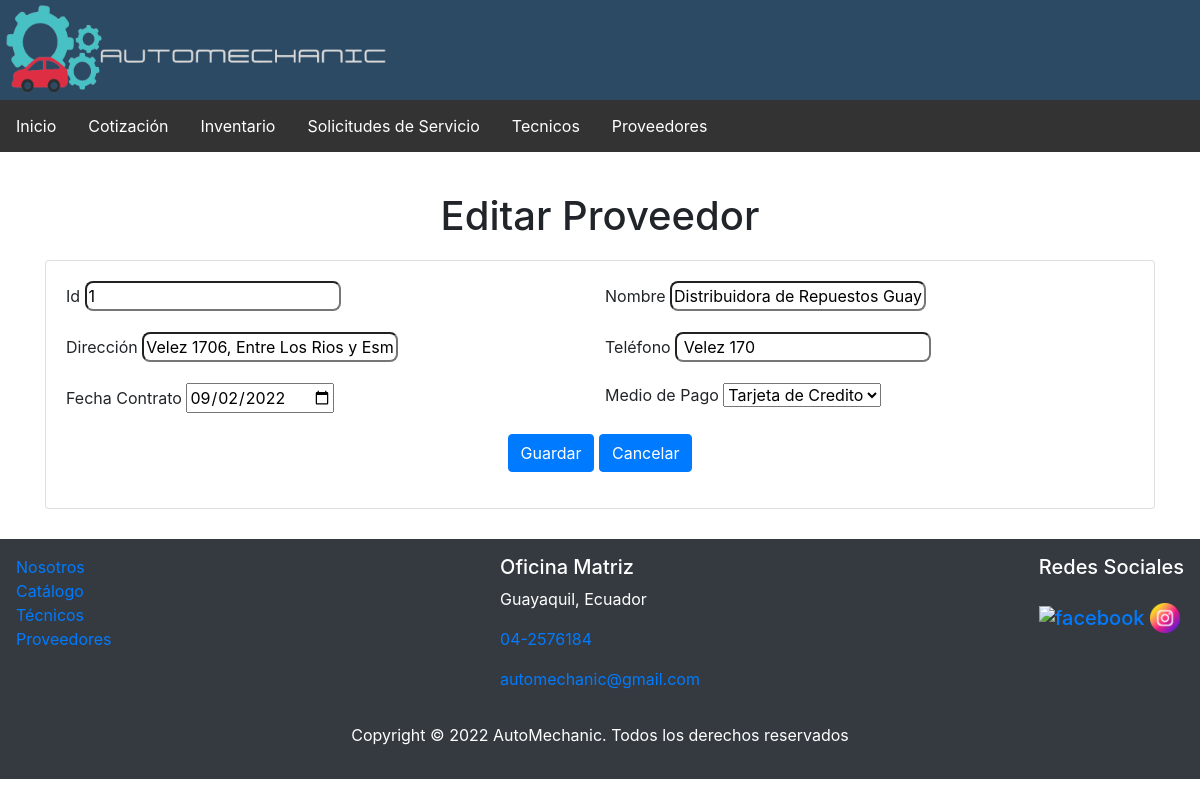
/index.php?c=proveedores&f=view_edit&id=1, run on an earlier commit of the app's database.
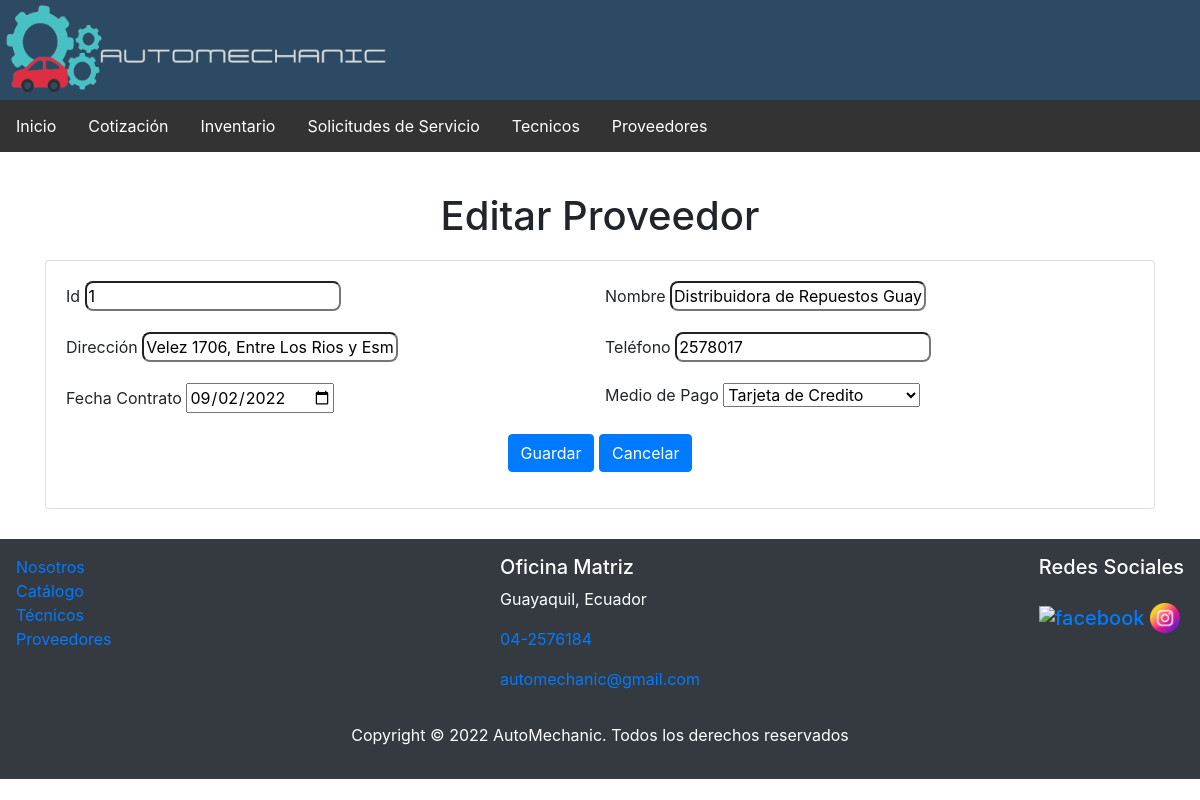
And on a later commit of the database.
### tables this page shows
CREATE TABLE `proveedor` (
  `id_proveedor` int(11) NOT NULL,
  `nombre_proveedor` varchar(50) NOT NULL,
  `direccion` varchar(200) NOT NULL,
  `telefono` varchar(10) NOT NULL,
  `fecha_contrato` date NOT NULL,
  `id_medio_pago` int(11) NOT NULL
);

### controller/ProveedoresController.php (called while the page is built, shortened)
<?php
require_once 'model/dao/ProveedoresDAO.php';
class ProveedoresController {
    private $model;
    public function __construct() {
        $this->model = new ProveedoresDAO();
    }
    public function view_edit(){
        $id= $_REQUEST['id'];
        $prov = $this->model->selectOne($id);
        $modeloProv = new ProveedoresDAO();
        $prove = $modeloProv->selectAllMetodosPago();
        require_once VPROVEEDORES.'edit.php';
    }
}

### controller/FrontController.php (called while the page is built, shortened)
<?php
class FrontController
{
    public function ruteo()
    {
        $funcion = (!empty($_REQUEST['f'])) ? htmlentities($_REQUEST['f']) : FUNCION_PRINCIPAL;
        $cont = new  $controlador();
        $cont->$funcion();
    }
}

### index.php (called while the page is built)
<?php
    require_once 'controller/FrontController.php';
    $front = new FrontController();
    $front->ruteo();

### config/conexion.php (called while the page is built)
<?php
class Conexion
{
    public static function getConexion()
    {
        $dsn = 'mysql:host=localhost;port=3306;dbname=' . DBNAME;
        $conexion = null;
        try {
            $conexion = new PDO($dsn, DBUSER, DBPASSWORD);
            $conexion->setAttribute(PDO::ATTR_ERRMODE, PDO::ERRMODE_EXCEPTION);
        } catch (Exception $e) {
            echo $e;
            die("error " . $e->getMessage());
        }
        return $conexion;
    }
}

### model/dao/ProveedoresDAO.php (called while the page is built, shortened)
<?php
require_once 'config/conexion.php';
class ProveedoresDAO {
    private $con;
    public function __construct() {
        $this->con = Conexion::getConexion();
    }
    public function selectAllMetodosPago() {
        $sql = "select * from medio_pago";
        $stmt = $this->con->prepare($sql);
        $stmt->execute();
        $resultados = $stmt->fetchAll(PDO::FETCH_OBJ);
        return $resultados;
    }
    public function selectOne($id) {
        $sql = "select * from proveedor where ".
        "id_proveedor=:id";
        $stmt = $this->con->prepare($sql);
        $data = ['id' => $id];
        $stmt->execute($data);
        $proveedor = $stmt->fetch(PDO::FETCH_ASSOC);
        return $proveedor;
    }
}

### view/proveedores/proveedores.edit.php (the view, shortened to what this page needs)
<div class="container">
    <div class="card card-body">
        <form action="index.php?c=proveedores&f=edit" method="POST" name="formProvNuevo" id="formProvNuevo">
        <div class="form-row">
                <div class="form-group col-sm-6">
                    <label for="nombre">Id</label>
                    <input type="text" name="id" id="id" value="<?php echo $prov['id_proveedor']; ?>"readonly/>
                </div>
                <div class="form-group col-sm-6">
                    <label for="nombre">Nombre</label>
                    <input type="text" name="nombre" id="nombre" value="<?php echo $prov['nombre_proveedor']; ?>" class=" " placeholder="nombre proveedor" required>
                </div>
                <div class="form-group col-sm-6">
                    <label for="direccion">Direcci&oacute;n</label>
                    <input type="text" name="direccion" id="direccion" value="<?php echo $prov['direccion']; ?>" class=" " placeholder="direccion proveedor" required>
                </div>
                <div class="form-group col-sm-6">
                    <label for="telefono">Tel&eacute;fono</label>
                    <input type="text" name="telefono" id="telefono" value="<?php echo $prov['telefono']; ?>" class=" " placeholder="telefono proveedor" required>
                </div>
                <div class="form-group col-sm-6">
                    <label for="fecha">Fecha Contrato</label>
                    <input type="date" name="fecha" id="fecha" value="<?php echo $prov['fecha_contrato']; ?>" class=" " placeholder="fecha contrato proveedor" required>
                </div>
                <div class="form-group col-sm-6">
                    <label for="medioPago">Medio de Pago</label>
                    <select id="medioPago" name="medioPago" class=" ">
                        <?php foreach ($prove as $medio) {
                            $selected='';
                            if($medio->id_medio_pago == $prov['id_medio_pago']){
                                $selected='selected="selected"';
                            }
                        ?>
                            <option value="<?php echo $medio->id_medio_pago ?>" <?php echo $selected; ?>>
                            <?php echo $medio->nombre_medio; ?>
                            </option>
                        <?php
                        }
                        ?>
                    </select>
                </div>
                <div class="form-group mx-auto">
                    <button type="submit" class="btn btn-primary"
                        onclick="if (!confirm('Esta seguro de modificar el producto?')) return false;" >Guardar</button>
                    <a href="index.php?c=proveedores&f=index" class="btn btn-primary">Cancelar</a>
                </div>
            </div>
        </form>
    </div>
</div>

What changed in the data, as far as the page shows it:
changed proveedor "Distribuidora de Repuestos Guayaquil": telefono "Velez 170" → "2578017"
